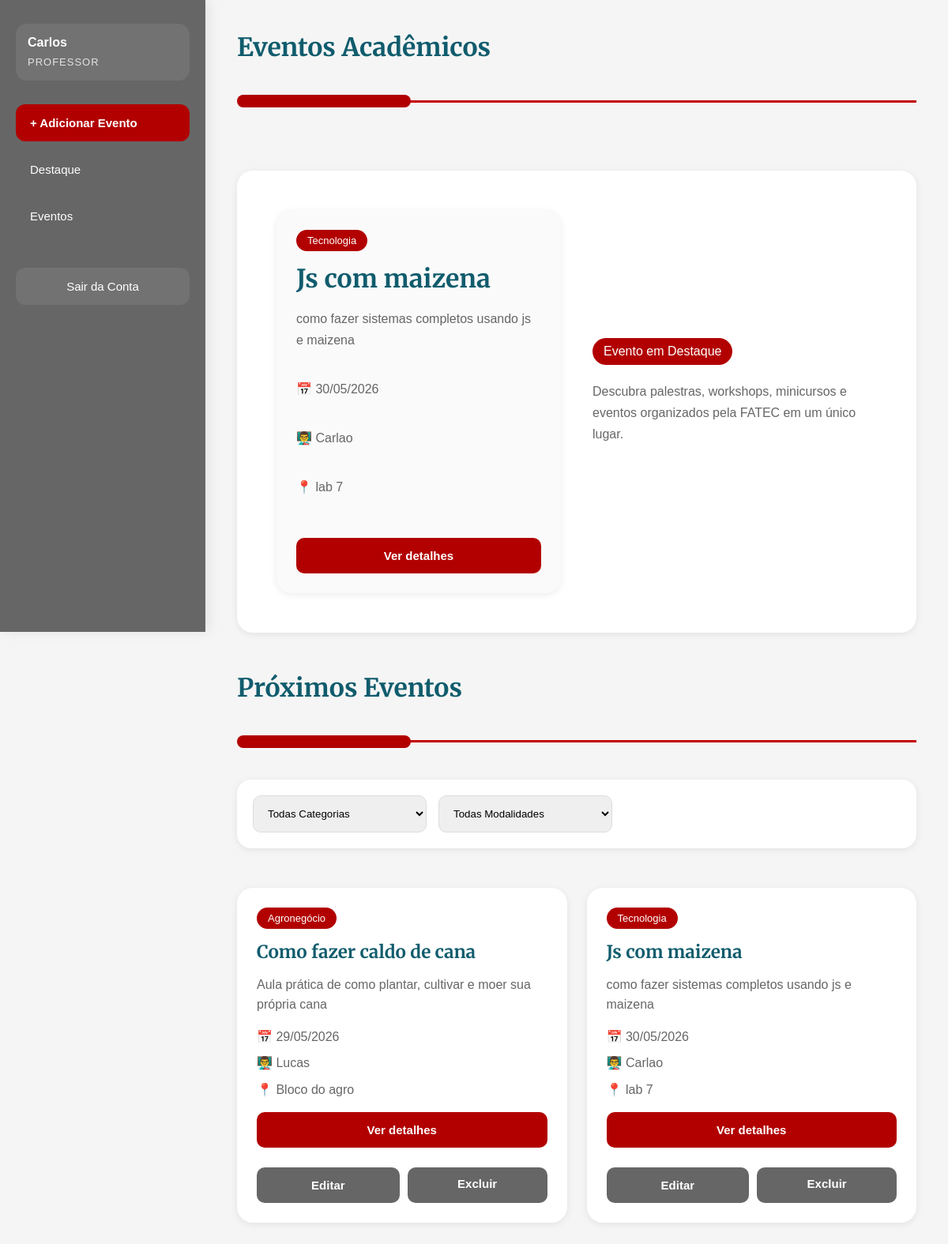
The app's page /index.php (signed in) with its own data.
### tables this page shows
CREATE TABLE `eventos` (
  `id` int(11) NOT NULL,
  `titulo` varchar(100) DEFAULT NULL,
  `descricao` text DEFAULT NULL,
  `categoria` varchar(100) DEFAULT NULL,
  `apresentador` varchar(100) DEFAULT NULL,
  `local_evento` varchar(100) DEFAULT NULL,
  `data_evento` date DEFAULT NULL,
  `horario` time DEFAULT NULL,
  `imagem` varchar(255) DEFAULT NULL,
  `destaque` tinyint(1) DEFAULT 0
);

### index.php (the view, shortened to what this page needs)
<?php
require_once __DIR__ . "/config/conexao.php";
$tipoUsuario = $_SESSION['tipo'];
$podeGerenciar =
(
    $tipoUsuario == "admin" ||
    $tipoUsuario == "professor"
);
$sql = "SELECT * FROM eventos ORDER BY data_evento ASC";
$result = mysqli_query($conn, $sql);
$sqlDestaque = "SELECT * FROM eventos WHERE destaque = 1 LIMIT 1";
$resultDestaque = mysqli_query($conn, $sqlDestaque);
$destaque = mysqli_fetch_assoc($resultDestaque);
?>
<!DOCTYPE html>
<html lang="pt-br">
<head>
    <link rel="stylesheet" href="assets/css/sistema.css">
</head>
<body>
<div class="dashboard-layout">
  <aside class="sidebar">
    <div class="usuario-logado">
        <p>
            <?= $_SESSION['usuario']; ?>
        </p>
        <span>
            <?= strtoupper($_SESSION['tipo']); ?>
        </span>
    </div>
   <nav class="sidebar-menu">
    <?php if($podeGerenciar) { ?>
        <button type="button" class="sidebar-btn destaque" id="abrirForm">
            + Adicionar Evento
        </button>
    <?php } else { ?>
        <button type="button" class="sidebar-btn destaque" id="abrirIngresso">
            Ingressar Evento
        </button>
    <?php } ?>
    <button type="button" class="sidebar-btn" onclick="scrollTopo()">
        Destaque
    </button>
    <button type="button" class="sidebar-btn" onclick="scrollPara('eventos')">
        Eventos
    </button>
    <a href="logout.php" class="sidebar-btn logout-btn">
        Sair da Conta
    </a>
</nav>
</aside>
    <main class="dashboard-content">
        <section class="eventos-section">
            <div class="section-title">
                <h2>
                    Eventos Acadêmicos
                </h2>
                <div class="fatec-divider">
                    <span class="fatec-pill"></span>
                    <div class="fatec-line"></div>
                </div>
            </div>
        </section>
  <section class="hero" id="destaque">
            <div class="hero-content">
                <?php if($destaque) { ?>
                    <div class="hero-card">
                        <span class="hero-card-category">
                            <?= $destaque['categoria']; ?>
                        </span>
                        <h2>
                            <?= $destaque['titulo']; ?>
                        </h2>
                        <div class="hero-card-info">
                            <p>
                                <?= $destaque['descricao']; ?>
                            </p>
                            <p>
                                📅 <?= date('d/m/Y', strtotime($destaque['data_evento'])); ?>
                            </p>
                            <p>
                                👨‍🏫 <?= $destaque['apresentador']; ?>
                            </p>
                            <p>
                                📍 <?= $destaque['local_evento']; ?>
                            </p>
                        </div>
                        <button class="btn-detalhes" onclick="abrirModal(
                            '<?= addslashes($destaque['titulo']); ?>',
                            '<?= addslashes($destaque['categoria']); ?>',
                            '<?= date('d/m/Y', strtotime($destaque['data_evento'])); ?>',
                            '<?= addslashes($destaque['local_evento']); ?>',
                            '<?= addslashes($destaque['apresentador']); ?>',
                            `<?= addslashes($destaque['descricao']); ?>`
                        )">
                            Ver detalhes
                        </button>
                    </div>
                <?php } ?>
                <div class="hero-text">
                    <span class="badge">
                        Evento em Destaque
                    </span>
                    <p>
                        Descubra palestras, workshops, minicursos e eventos
                        organizados pela FATEC em um único lugar.
                    </p>
                </div>
            </div>
        </section>
        <section class="eventos-section" id="eventos">
            <div class="section-title">
                <h2>
                    Próximos Eventos
                </h2>
                <div class="fatec-divider">
                    <span class="fatec-pill"></span>
                    <div class="fatec-line"></div>
                </div>
            </div>
            <section class="filtros">
                <div class="filtros-content">
                    <select id="categoriaFiltro">
                        <option value="todos">
                            Todas Categorias
                        </option>
                    </select>
                    <select>
                        <option>
                            Todas Modalidades
                        </option>
                    </select>
                </div>
            </section>
            <div class="eventos-grid" id="eventosGrid">
                <?php while($evento = mysqli_fetch_assoc($result)) { ?>
                    <div class="card-evento">
                        <div class="card-content">
                            <span class="categoria">
                                <?= $evento['categoria']; ?>
                            </span>
                            <h3>
                                <?= $evento['titulo']; ?>
                            </h3>
                            <p>
                                <?= $evento['descricao']; ?>
                            </p>
                            <div class="evento-info">
                                <p>
                                    📅 <?= date('d/m/Y', strtotime($evento['data_evento'])); ?>
                                </p>
                                <p>
                                    👨‍🏫 <?= $evento['apresentador']; ?>
                                </p>
                                <p>
                                    📍 <?= $evento['local_evento']; ?>
                                </p>
                            </div>
                            <button
                                class="btn-detalhes"
                                onclick="abrirModal(
                                    '<?= addslashes($evento['titulo']); ?>',
                                    '<?= addslashes($evento['categoria']); ?>',
                                    '<?= date('d/m/Y', strtotime($evento['data_evento'])); ?>',
                                    '<?= addslashes($evento['local_evento']); ?>',
                                    '<?= addslashes($evento['apresentador']); ?>',
                                    `<?= addslashes($evento['descricao']); ?>`
                                )"
                            >
                                Ver detalhes
                            </button>
                            <?php if($podeGerenciar) { ?>
                                <div class="card-actions">
                                    <button
                                        type="button"
                                        class="btn-editar"
                                        onclick="abrirModalEditar(
                                            '<?= $evento['id']; ?>',
                                            '<?= htmlspecialchars($evento['titulo'], ENT_QUOTES); ?>',
                                            '<?= htmlspecialchars($evento['descricao'], ENT_QUOTES); ?>',
                                            '<?= htmlspecialchars($evento['categoria'], ENT_QUOTES); ?>',
                                            '<?= htmlspecialchars($evento['apresentador'], ENT_QUOTES); ?>',
                                            '<?= htmlspecialchars($evento['local_evento'], ENT_QUOTES); ?>',
                                            '<?= $evento['data_evento']; ?>',
                                            '<?= $evento['destaque']; ?>'
                                        )"
                                    >
                                        Editar
                                    </button>
                                    <a
                                        href="excluir_evento.php?id=<?= $evento['id']; ?>"
                                        class="btn-excluir"
                                        onclick="return confirm('Tem certeza que deseja excluir este evento?')"
                                    >
                                        Excluir
                                    </a>
                                </div>
                            <?php } ?>
                        </div>
                    </div>
                <?php } ?>
            </div>
        </section>
    </main>
</div>
</body>
</html>

### records on screen
eventos: categoria "Tecnologia", titulo "Js com maizena", descricao "como fazer sistemas completos usando js e maizena", data_evento "30/05/2026", apresentador "Carlao", local_evento "lab 7"
eventos: categoria "Agronegócio", titulo "Como fazer caldo de cana", descricao "Aula prática de como plantar, cultivar e moer sua própria cana", data_evento "29/05/2026", apresentador "Lucas", local_evento "Bloco do agro"

### other values on screen
$_SESSION['usuario'] "Carlos"
$_SESSION['tipo'] "PROFESSOR"
